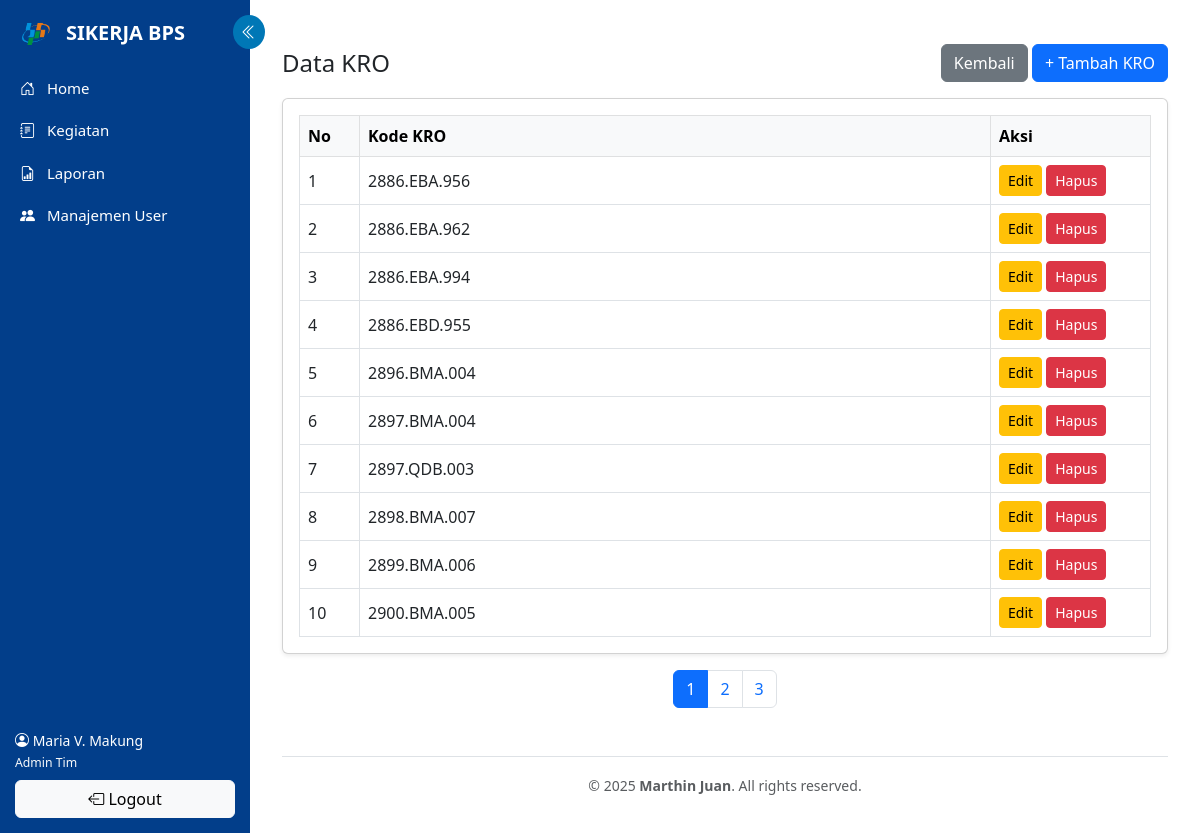
Page /admin/kro.php (signed in) on the committed database.
### tables this page shows
CREATE TABLE `kro` (
  `id` int(11) NOT NULL,
  `kode_kro` varchar(100) NOT NULL
);

### admin/kro.php (the view, shortened to what this page needs)
<?php
include "../config/koneksi.php";
$batas = 10;
$halaman = isset($_GET['halaman']) ? (int)$_GET['halaman'] : 1;
$halaman_awal = ($halaman - 1) * $batas;
$total = mysqli_query($host, "SELECT COUNT(*) as total FROM kro");
$totalData = mysqli_fetch_assoc($total)['total'];
$totalHalaman = ceil($totalData / $batas);
$kro = mysqli_query($host, "SELECT * FROM kro ORDER BY kode_kro ASC LIMIT $halaman_awal, $batas");
?>
<!DOCTYPE html>
<html lang="id">
<head>
    <link href="https://cdn.jsdelivr.net/npm/bootstrap@5.3.0/dist/css/bootstrap.min.css" rel="stylesheet">
</head>
<body>
    <?php include 'layout/sidebar.php'; ?>
    <div class="container mt-4">
        <div class="d-flex justify-content-between align-items-center mb-3">
            <h4 class="mb-0">Data KRO</h4>
            <div>
                <a href="kegiatan.php" class="btn btn-secondary">Kembali</a>
                <a href="kro_tambah.php" class="btn btn-primary">+ Tambah KRO</a>
            </div>
        </div>
        <div class="card shadow-sm">
            <div class="card-body">
                <?php if ($totalData > 0) : ?>
                    <div class="table-responsive">
                        <table class="table table-bordered table-hover align-middle mb-0">
                            <thead class="table-light">
                                <tr>
                                    <th style="width: 60px;">No</th>
                                    <th>Kode KRO</th>
                                    <th style="width: 160px;">Aksi</th>
                                </tr>
                            </thead>
                            <tbody>
                                <?php
                                $no = $halaman_awal + 1;
                                while ($row = mysqli_fetch_assoc($kro)) :
                                ?>
                                    <tr>
                                        <td><?= $no++ ?></td>
                                        <td><?= htmlspecialchars($row['kode_kro']) ?></td>
                                        <td>
                                            <a href="kro_edit.php?id=<?= $row['id'] ?>" class="btn btn-sm btn-warning">Edit</a>
                                            <a href="kro_hapus.php?id=<?= $row['id'] ?>" class="btn btn-sm btn-danger" onclick="return confirm('Yakin ingin menghapus?')">Hapus</a>
                                        </td>
                                    </tr>
                                <?php endwhile; ?>
                            </tbody>
                        </table>
                    </div>
                <?php else : ?>
                    <p class="text-center m-0">Data tidak ditemukan.</p>
                <?php endif; ?>
            </div>
        </div>
        <nav class="mt-3">
            <ul class="pagination justify-content-center">
                <?php for ($i = 1; $i <= $totalHalaman; $i++) : ?>
                    <li class="page-item <?= ($i == $halaman) ? 'active' : '' ?>">
                        <a class="page-link" href="?halaman=<?= $i ?>"><?= $i ?></a>
                    </li>
                <?php endfor; ?>
            </ul>
        </nav>
        <footer class="text-center py-3 border-top mt-5">
            <div class="container">
                <small class="text-muted">© <?php echo date('Y'); ?> <strong>Marthin Juan</strong>. All rights reserved.</small>
            </div>
        </footer>
    </div>
</body>
</html>

### rows in the picture
kro: kode_kro "2886.EBA.956"
kro: kode_kro "2886.EBA.962"
kro: kode_kro "2886.EBA.994"
kro: kode_kro "2886.EBD.955"
kro: kode_kro "2896.BMA.004"
kro: kode_kro "2897.BMA.004"
kro: kode_kro "2897.QDB.003"
kro: kode_kro "2898.BMA.007"
kro: kode_kro "2899.BMA.006"
kro: kode_kro "2900.BMA.005"

### other values in the picture
$user['nama'] "Maria V. Makung"
$user['role'] "Admin Tim"
